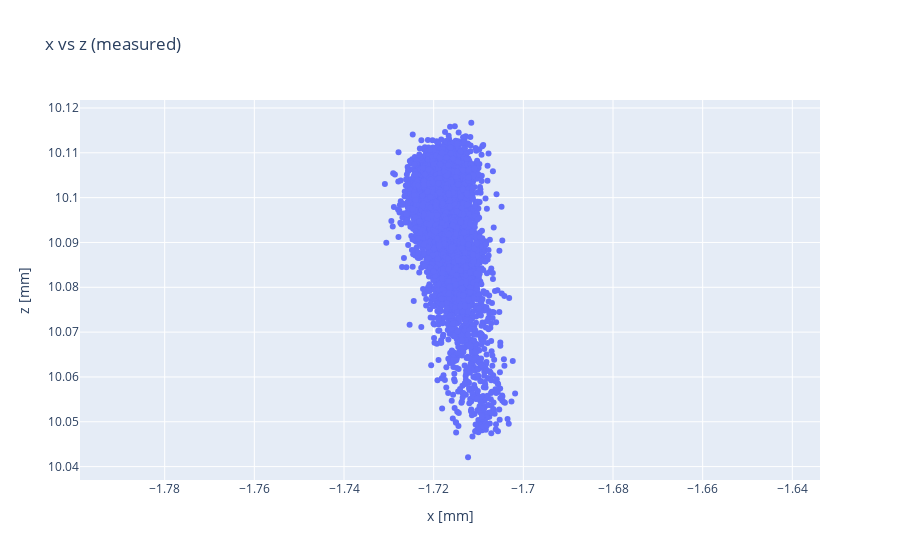

The code cell stored with this chart in its notebook:
### Code cell
a = 0
b = 2

measured2D = go.Scatter(x=locpred[:,a], y=locpred[:,b], mode='markers')
layout = go.Layout(title='x vs z (measured)', scene=dict(xaxis_title='x [mm]', yaxis_title='z [mm]'))
fig2 = go.Figure(data=[measured2D], layout=layout)
fig2.update_yaxes(scaleanchor='x')
fig2.update_layout(
    xaxis_title="x [mm]",
    yaxis_title="z [mm]"
)
fig2.show()

### Figure 1 — Plotly figure (JSON) as saved in the notebook; plotly's stock layout.template omitted (floating-point values rounded to 4 significant figures; data arrays with more than 128 entries replaced by an {"elided": "..."} marker saying what was removed)
{"data": [{"mode": "markers", "type": "scatter", "x": {"elided": "5865 float values"}, "y": {"elided": "5865 float values"}}], "layout": {"scene": {"xaxis": {"title": {"text": "x [mm]"}}, "yaxis": {"title": {"text": "z [mm]"}}}, "title": {"text": "x vs z (measured)"}, "xaxis": {"title": {"text": "x [mm]"}}, "yaxis": {"scaleanchor": "x", "title": {"text": "z [mm]"}}}}
